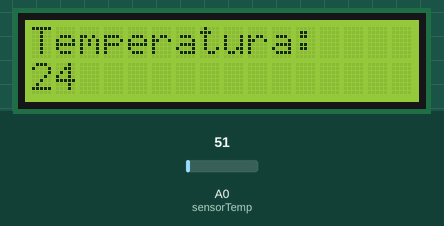
Recording of a sketch running on a simulated Arduino Uno, built with avr-gcc and run on an emulated ATmega328P. Parts: 16×2 character LCD. The test bench sets the inputs (shaded band); at power-on: A0 (sensorTemp) = 51. What the sketch prints to the serial monitor is not drawn.

Above: at 1.2 s.
1.3 s: A0 (sensorTemp) set to 61
At 2.8 s:
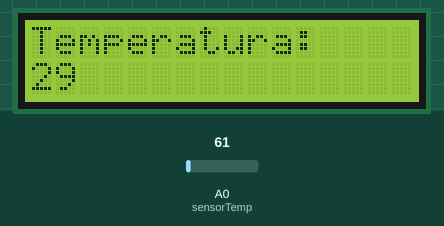
5.4 s: A0 (sensorTemp) set to 71
At 6.8 s:
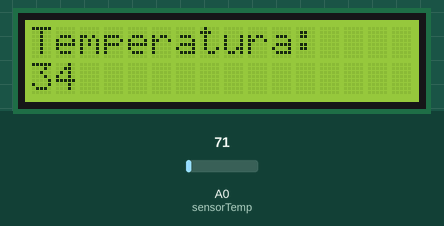
8.5 s: A0 (sensorTemp) set to 86
At 9.9 s:
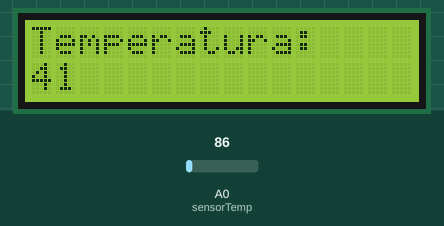
Timing chart, 0 to 11.5 s (numbered marks = the images above; inputs shaded):
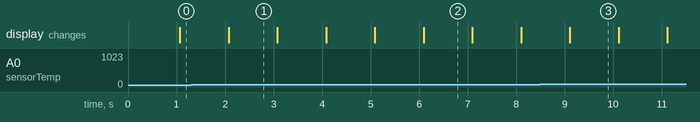

The sketch:

tempMonitor.ino
```cpp
#include <LiquidCrystal.h>

int tempC;
const int sensorTemp = A0;
LiquidCrystal lcd(12, 11, 5, 4, 3, 2);

void setup() {

  Serial.begin(9600);
  lcd.begin(16, 2);
}

void loop() {

   tempC = analogRead(sensorTemp);
   tempC = tempC * .48828125;
   Serial.println(tempC);
   lcd.setCursor(0,0);
   lcd.print("Temperatura:");
   lcd.setCursor(0,1);
   lcd.print(tempC);
   delay(1000);
   lcd.clear();
}
```

Measured:
- after the input at 1.3 s, the display: first differs from a run without the input after 0.77 s (image 1)
- after the input at 5.4 s, the display: first differs from a run without the input after 0.69 s (image 2)
- after the input at 8.5 s, the display: first differs from a run without the input after 0.61 s (image 3)
- what the display in image 1 shows lasts 1.0 s, from 2.1 s to 3.1 s
